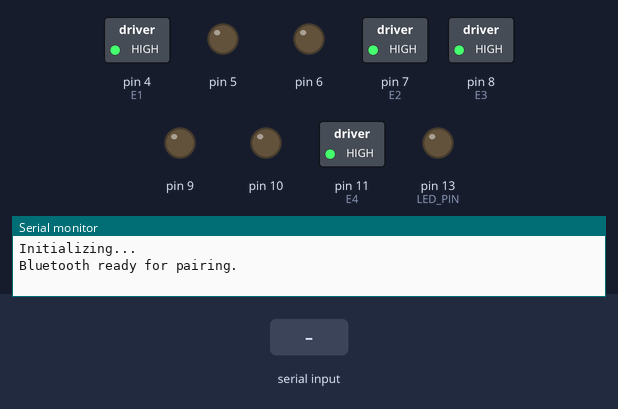
Recording of a sketch running on a simulated Arduino Uno, built with avr-gcc and run on an emulated ATmega328P. Shown: switched loads named in the sketch (green lamp = pin HIGH), output pins drawn as LEDs (lit = HIGH), the last lines printed to the serial monitor. The test bench sets the inputs (shaded band).

Above: at 1.2 s.
1.3 s: "F" received over the second serial link
At 2.5 s:
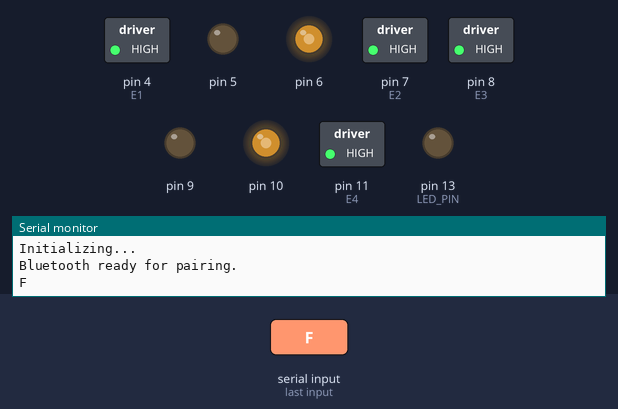
2.8 s: "B" received over the second serial link
At 3.9 s:
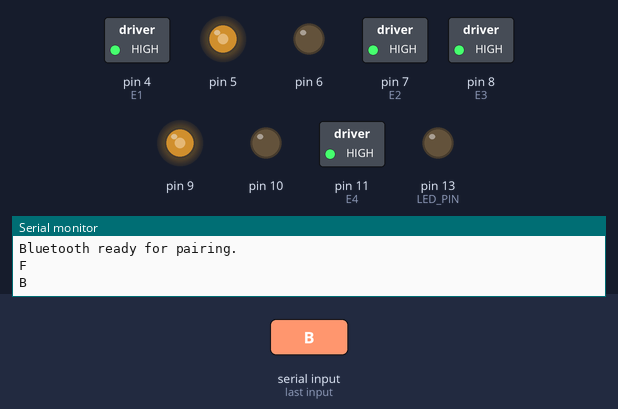
4.3 s: "L" received over the second serial link
At 5.0 s:
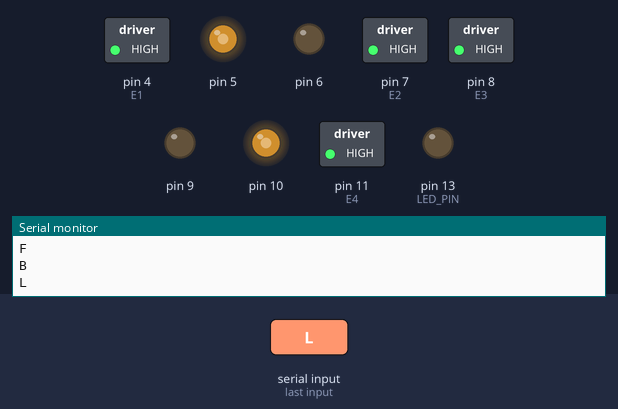
5.8 s: "R" received over the second serial link
At 6.1 s:
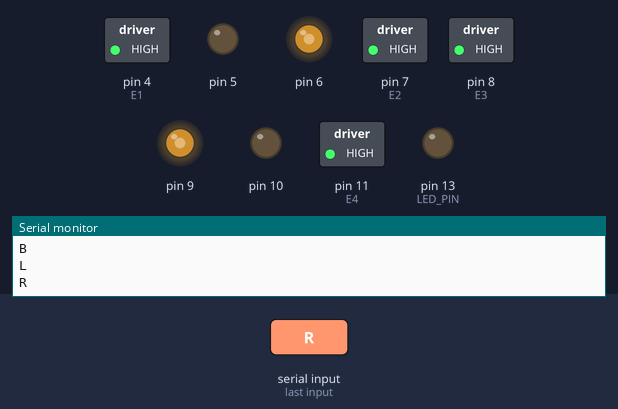
7.3 s: "I" received over the second serial link
At 8.5 s:
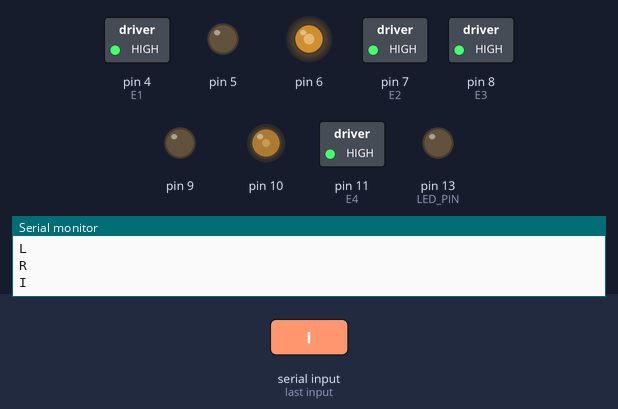
8.8 s: "G" received over the second serial link
At 9.6 s:
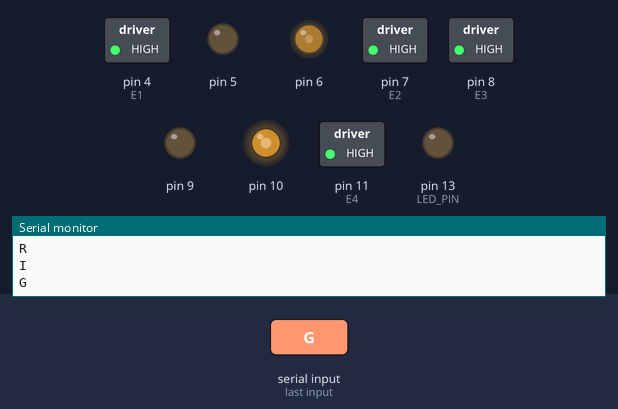
Timing chart, 0 to 11.3 s (numbered marks = the images above; inputs shaded):
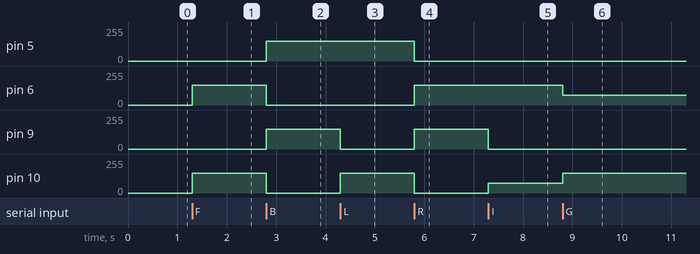

The sketch:

atosher_socker_bot.ino
```cpp
#include <SoftwareSerial.h>
#include "IBT.h"

#define LED_PIN 13
#define BT_RX 3
#define BT_TX 2

#define E1 4
#define E2 7
#define E3 8
#define E4 11
// #define E7 4
// #define E8 4


//Defining motors
IBT left(5,6);
IBT right(9,10);

int speed = 150;

SoftwareSerial mySerial(BT_RX, BT_TX); // Bluetooth module HC-05 on pins 3 (RX) & 2 (TX)

void setup() {
    Serial.begin(9600);
    mySerial.begin(9600);

    pinMode(LED_PIN, OUTPUT);

    pinMode(E1,OUTPUT);
    pinMode(E2,OUTPUT);
    pinMode(E3,OUTPUT);
    pinMode(E4,OUTPUT);

    Serial.println("Initializing...");
    Serial.println("Bluetooth ready for pairing.");

  digitalWrite(E1,HIGH);
  digitalWrite(E2,HIGH);
  digitalWrite(E3,HIGH);
  digitalWrite(E4,HIGH);
}


void loop() {
    if (mySerial.available()) {
        char command = mySerial.read();
        if(command!='S'){
            Serial.println(command); // Print received byte in HEX format
        }
        if(command>=48&&command<=57){
          int rawInt = command;
          speed = map(rawInt,48,57,10,255);
          Serial.println(speed);
        }

        switch(command){
          case 'F':
            forward();
            break;
          case 'S':
            stop();
            break;
          case 'B':
            backward();
            break;
          case 'L':
            leftward();
            break;
          case 'R':
            rightward();
            break;
          case 'I':
            frontRight();
            break;
          case 'G':
            frontLeft();
            break;

        }


        command = '\0';  // Reset after processing
    }


}

void forward(){
  left.setRawSpeed(speed);
  right.setRawSpeed(speed);
}


void backward(){
  left.setRawSpeed(-speed);
  right.setRawSpeed(-speed);
}

void leftward(){
  left.setRawSpeed(-speed);
  right.setRawSpeed(speed);
}

void frontLeft(){
  left.setRawSpeed(speed/2);
  right.setRawSpeed(speed);
}

void rightward(){
  left.setRawSpeed(speed);
  right.setRawSpeed(-speed);
}

void frontRight(){
  left.setRawSpeed(speed);
  right.setRawSpeed(speed/2);
}

void stop(){
  left.setRawSpeed(0);
  right.setRawSpeed(0);
}
```

IBT.cpp
```cpp
/*

  IBT.cpp - Library for ease use of IBT2 BTS7960 motor driver.
  Created by Al Mahir Ahmed, October 6th 2023.
  Released into the public domain.
  Contact: mahirgored@gmail.com; Github: Vulcan758

*/

#include "Arduino.h"
#include "IBT.h"

IBT::IBT(int LPWM, int RPWM, int LEN, int REN){
    L_PWM = LPWM;
    R_PWM = RPWM;
    L_EN = LEN;
    R_EN = REN;
    pinMode(L_PWM, OUTPUT);
    pinMode(R_PWM, OUTPUT);

    if (L_EN != 0 && R_EN != 0){
        pinMode(L_EN, OUTPUT);
        pinMode(R_EN, OUTPUT);

        digitalWrite(L_EN, HIGH);
        digitalWrite(R_EN, HIGH);
    }
}

void IBT::setSpeedLevel(int level){
    //this->checkEnable(1);
    int val = map(constrain(abs(level), 0, 10), 0, 10, 0, 255);
    if (level < 0){
        analogWrite(L_PWM, val);
        analogWrite(R_PWM, 0);

    }
    else{
        analogWrite(R_PWM, val);
        analogWrite(L_PWM, 0);

    }
}

void IBT::setRawSpeed(int val){
    //this->checkEnable(1);
    int raw_val = constrain(abs(val), 0, 255);
    if (val < 0){
        analogWrite(L_PWM, raw_val);
        analogWrite(R_PWM, 0);
    }
    else{
        analogWrite(R_PWM, raw_val);
        analogWrite(L_PWM, 0);
    }
}

void IBT::stop_(){
    analogWrite(L_PWM, 0);
    analogWrite(R_PWM, 0);
    //this->checkEnable(0);
}

void IBT::checkEnable(int switchType){
    if (L_EN != 0 && R_EN != 0){
        if (switchType == 0){ // Want to turn off the enable pins
            digitalWrite(L_EN, LOW);
            digitalWrite(R_EN, LOW);
        }
        else if (switchType == 1){ // Want to turn off the enable pins
            if (digitalRead(L_EN) == LOW or digitalRead(R_EN) == LOW){
                digitalWrite(L_EN, LOW);
                digitalWrite(R_EN, LOW);
                digitalWrite(L_EN, HIGH);
                digitalWrite(R_EN, HIGH);
            }
        }

    }
}
```

IBT.h
```cpp
/*

  IBT.h - Library for ease use of IBT2 BTS7960 motor driver.
  Created by Al Mahir Ahmed, October 6th 2023.
  Released into the public domain.
  Contact: mahirgored@gmail.com; Github: Vulcan758
  Message from Muz: Gorber shathe copy marsi bhai :V
*/

#ifndef IBT_h
#define IBT_h

#include "Arduino.h"

class IBT{
    public:
        void setSpeedLevel(int level);
        void setRawSpeed(int val);
        void stop_();
        IBT(int LPWM, int RPWM, int LEN = 0, int REN = 0); // Short R_EN and L_EN to 5V
    private:
        int L_PWM;
        int R_PWM;
        int L_EN;
        int R_EN;
        void checkEnable(int switchType);
};

#endif
```

Measured:
- after the input at 1.3 s, pin 6, pin 10: 0/255 → 150/255 at once
- after the input at 2.8 s, pin 5, pin 9: 0/255 → 150/255 at once; pin 6, pin 10: 150/255 → 0/255 at once
- after the input at 4.3 s, pin 9: 150/255 → 0/255 at once; pin 10: 0/255 → 150/255 at once
- after the input at 5.8 s, pin 5, pin 10: 150/255 → 0/255 at once; pin 6, pin 9: 0/255 → 150/255 at once
- after the input at 7.3 s, pin 9: 150/255 → 0/255 at once; pin 10: 0/255 → 75/255 at once
- after the input at 8.8 s, pin 6: 150/255 → 75/255 at once; pin 10: 75/255 → 150/255 at once
